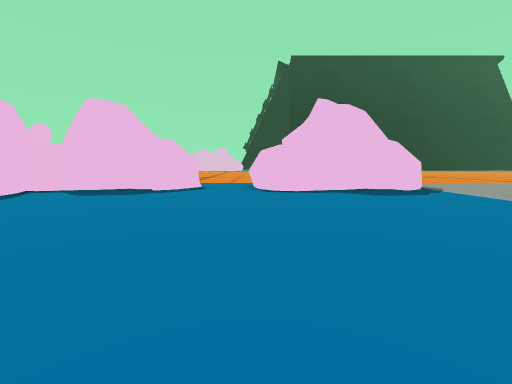
[1] (above)

12 first-person views from a walk through a scene from a Unity 3-D project. The camera is 1.3 m above the floor, tilts 6° down and sees 90° across. The floor is counted in squares, 2 m on a side. Each view is taken from the middle of a square. On the plan, view 1 faces up. The plan holds only what a view shows up to about 9 squares ahead; the rest is blank. The place goes on beyond the plan. The player is left out. Some surface patterns are stand-ins.

[2]
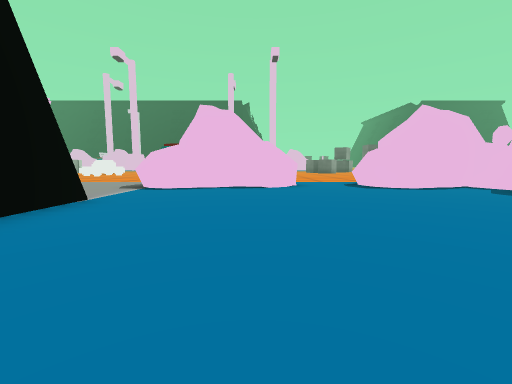

[3]
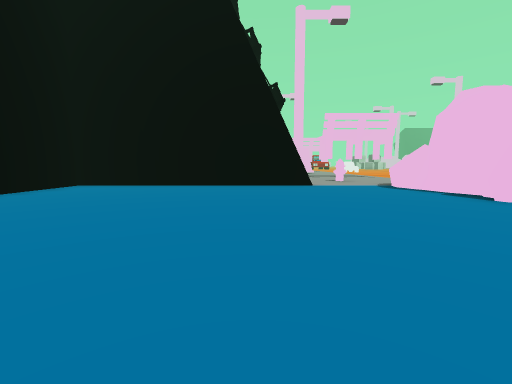

[4]
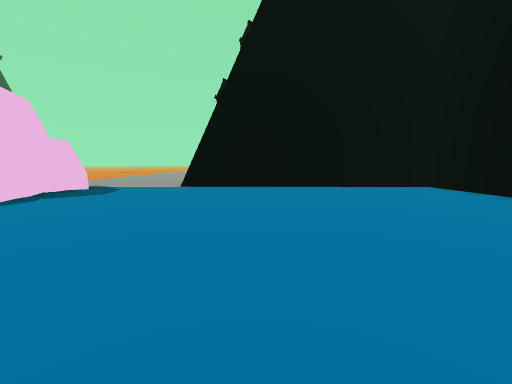

[5]
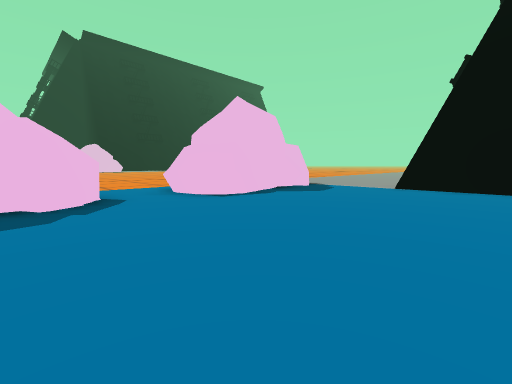

[6]
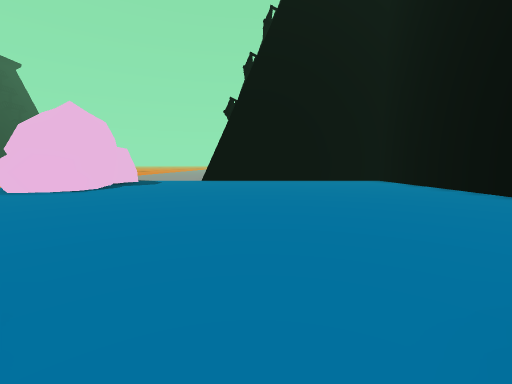

[7]
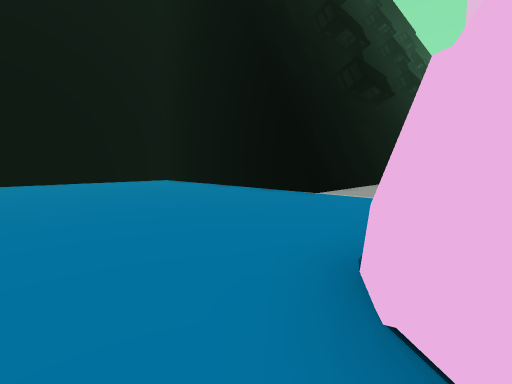

[8]
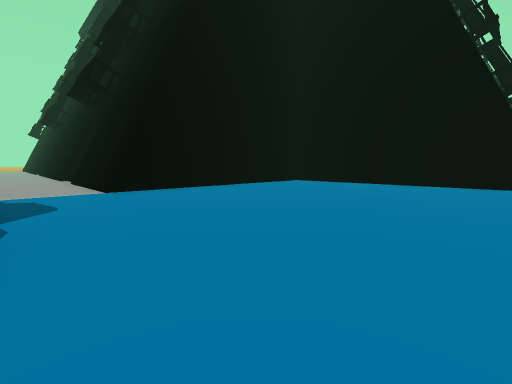

[9]
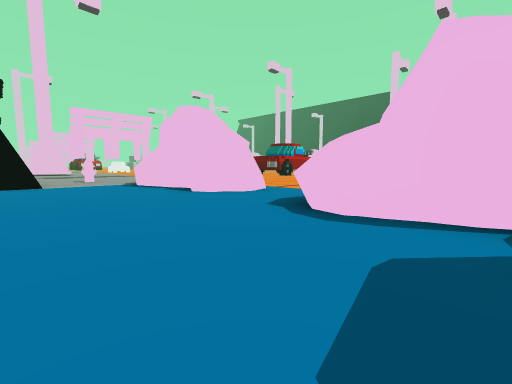

[10]
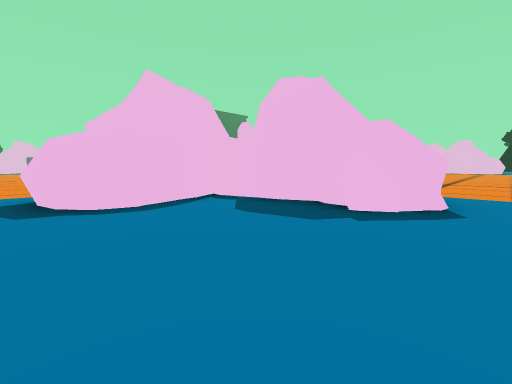

[11]
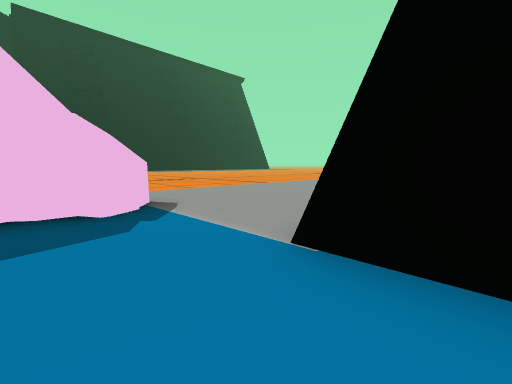

[12]
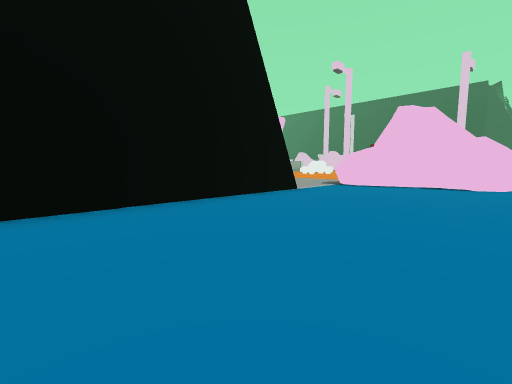

### Floor plan
Points are (right, up) in squares from view 1. A wall is a line through its corners. A room is listed if a view was taken in it or the views show most of it. See-through windows are left out.
Room 1 (views 1, 2, 3, 4, 5, 8, 9, 10, 11, 12)
walls: (1.7, 6.4) (1, 6.3); (0, 6.8) (-0.2, 7.7); (1.2, 6.7) (0.2, 6.6); (2.7, 6.5) (2.1, 6.4); (-1.8, 7.2) (-2.7, 6.6) (-3.3, 7) (-3.6, 6.7) (-5.6, 6.4); (-1.6, 7.6) (-2.2, 6.7) (-2.8, 6.6); (-3.7, 6.5) (-4.1, 6.5) (-4.8, 6.8) (-5.7, 6.6) (-5.3, 5.8) (-5.6, 5) (-5.4, 4.6) (-5.4, 3.6); (-2.8, -3.2) (4.7, -3.2) (4.7, 3.9); (-3.3, 6.9) (-4.1, 6.5); (3.2, 7) (2.9, 6.7) (1.1, 6.4); (-3.3, 7) (-3.6, 6.7); (3.3, 7) (2.9, 6.7); (-5.7, -0.2) (-5.3, -1.1) (-5.5, -1.8) (-5.4, -2.4); (-6.1, 1.3) (-5.4, 0.2) (-5.8, -0.3) (-5.5, -0.6) (-5.2, -2.3); (4.1, 6.7) (3.7, 6.6) (3.3, 6.9) (2.4, 6.5) (1.8, 6.7) (1, 6.6); (-6.2, 1.3) (-5.5, 0.8) (-5.4, 0.2); (-5.8, -0.3) (-5.5, -0.6); (-5.5, 5.2) (-5.4, 4.5); (4.6, 7.1) (3.7, 6.6); (-5.5, 6.6) (-5.3, 5.7)
low walls: (1, 6.3) (0.3, 6.6) (0, 6.8); (-5.1, 4.3) (-5.3, 3.7) (-5.6, 3.5); (-0.2, 7.7) (-0.1, 8.1)
ways out: opening at (-6.5, 2.5) to room 2; opening at (-4, -3.3) to room 2; opening at (-1, 7.5); opening at (5, 5.5)
Room 2 (views 6, 7)
walls: (-5.4, -2.3) (-5.4, -3.5); (-2.4, -7.2) (-2.4, -3.1); (-2.3, -5) (-2.3, -4.4); (-7.2, 1.1) (-6.1, 1.3); (-5.6, 3.5) (-6.6, 3.2)
low walls: (-5.2, -2.7) (-5.4, -3.4)
ways out: opening at (-6.5, 2.5) to room 1; opening at (-4, -3.3) to room 1

Where each view was taken, in squares from view 1:
view 1: 0 up, 0 right, facing up
view 2: 0 up, 2 right, facing left
view 3: 5 up, 1 left, facing down
view 4: 2 up, 3 left, facing right
view 5: 2 up, 3 left, facing up-right
view 6: 2 up, 6 left, facing right
view 7: 2 up, 6 left, facing down-right
view 8: 6 up, 2 left, facing down-right
view 9: 6 up, 2 left, facing down-left
view 10: 3 up, 1 left, facing up-left
view 11: 3 up, 3 right, facing up-right
view 12: 1 up, 3 right, facing down-left
